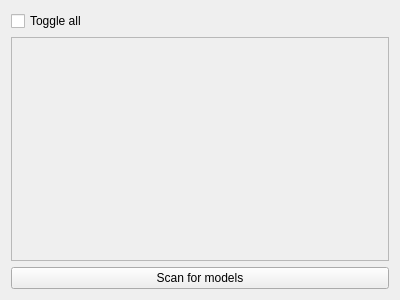
<?xml version="1.0" encoding="UTF-8"?>
<ui version="4.0">
 <class>Form</class>
 <widget class="QWidget" name="Form">
  <property name="geometry">
   <rect>
    <x>0</x>
    <y>0</y>
    <width>400</width>
    <height>300</height>
   </rect>
  </property>
  <property name="windowTitle">
   <string>Form</string>
  </property>
  <layout class="QGridLayout" name="gridLayout">
   <item row="1" column="0">
    <widget class="QScrollArea" name="custom_scroll_area">
     <property name="widgetResizable">
      <bool>true</bool>
     </property>
     <widget class="QWidget" name="scrollAreaWidgetContents">
      <property name="geometry">
       <rect>
        <x>0</x>
        <y>0</y>
        <width>380</width>
        <height>226</height>
       </rect>
      </property>
      <layout class="QVBoxLayout" name="verticalLayout_2"/>
     </widget>
    </widget>
   </item>
   <item row="2" column="0">
    <widget class="QPushButton" name="scan_for_models_button">
     <property name="font">
      <font>
       <pointsize>9</pointsize>
      </font>
     </property>
     <property name="text">
      <string>Scan for models</string>
     </property>
    </widget>
   </item>
   <item row="0" column="0">
    <widget class="QCheckBox" name="toggle_all">
     <property name="font">
      <font>
       <pointsize>9</pointsize>
      </font>
     </property>
     <property name="text">
      <string>Toggle all</string>
     </property>
    </widget>
   </item>
  </layout>
 </widget>
 <resources/>
 <connections/>
</ui>
